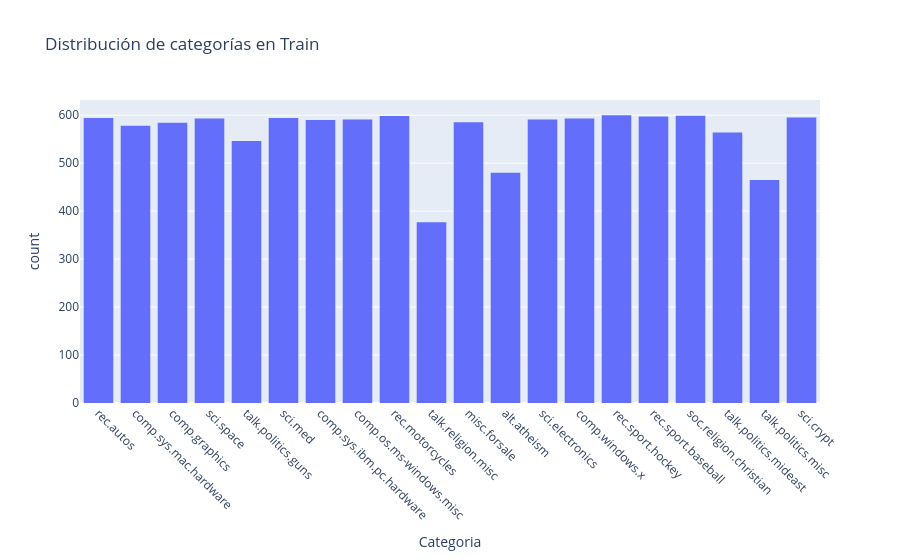

The notebook cell this image was saved under:
### Markdown cell above
### 2 Visualize data distribution

### Code cell
class_names = train.target_names
train_df = pd.DataFrame({
    "Categoria": [class_names[i] for i in train_y]
})

fig = px.histogram(train_df, x="Categoria", title="Distribución de categorías en Train")
fig.update_xaxes(tickangle=45)
fig.show()

### Figure 1 — Plotly figure (JSON) as saved in the notebook; plotly's stock layout.template omitted (floating-point values rounded to 4 significant figures; data arrays with more than 128 entries replaced by an {"elided": "..."} marker saying what was removed)
{"data": [{"bingroup": "x", "hovertemplate": "Categoria=%{x}<br>count=%{y}<extra></extra>", "legendgroup": "", "marker": {"color": "#636efa", "pattern": {"shape": ""}}, "name": "", "orientation": "v", "showlegend": false, "type": "histogram", "x": {"elided": "11314 str values"}, "xaxis": "x", "yaxis": "y"}], "layout": {"barmode": "relative", "legend": {"tracegroupgap": 0}, "title": {"text": "Distribución de categorías en Train"}, "xaxis": {"anchor": "y", "domain": [0, 1], "tickangle": 45, "title": {"text": "Categoria"}}, "yaxis": {"anchor": "x", "domain": [0, 1], "title": {"text": "count"}}}}
